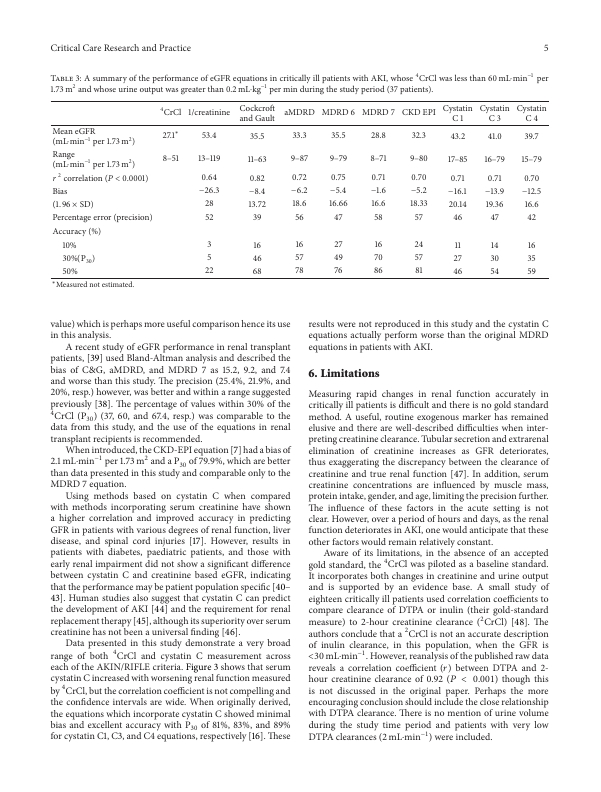
#> input picture 10 OCR/OCR/data/ArabicOCR/train/train/PMC3576793_00004.jpg, 601 x 792 px, found by its file name; its folder holds only this picture in this run
$ jupyter execute --allow-errors ocr-cnn.ipynb   (shell and % lines are left out)
#> lines starting #> are read from the running program, lines starting #| are printed output that depends on the picture
# *Offline Handwritten Text Recognition*

### The purpose of this notebook is to give a brief idea and a basic approach for offline handwritten text recognition by using segmentation and classification.

## What is Offline Handwritten Text Recognition?
Offline handwriting recognition involves the automatic conversion of text in an image into letter codes that are usable within computer and text-processing applications. In simple terms, it is the text extraction from your handwritten notebooks/pages. Why called offline? The point being that there is an online text recognition system, which is referred for text that is digitally generated by using tools like stylus, apple pencil, etc.

[](http://)## Approach

* **Step1** :  Build a digit(0-9) + A-Z characters classifier using a CNN architecture.
* **Step2** :  Apply character segmentation for the handwritten word image.
* **Step3** :  Classify each segmented letter and then get the final word in the image.

Data :

https://www.kaggle.com/datasets/landlord/handwriting-recognition/

https://www.kaggle.com/datasets/vaibhao/handwritten-characters/

Code :

https://www.kaggle.com/code/aman10kr/offline-handwritten-text-ocr

[cell 1]
import numpy as np
import pandas as pd
from keras.preprocessing.image import ImageDataGenerator
import os
import random
import cv2
import imutils
import random
import matplotlib.pyplot as plt
import seaborn as sns
from sklearn.preprocessing import LabelBinarizer
from keras.utils import np_utils
from keras.models import Sequential
from keras import optimizers
from sklearn.preprocessing import LabelBinarizer
from keras import backend as K
from keras.layers import Dense, Activation, Flatten, Dense,MaxPooling2D, Dropout
from keras.layers import Conv2D, MaxPooling2D, BatchNormalization
from tqdm import tqdm

[cell 2]
dir = "../input/handwritten-characters/Train/"
train_data = []
img_size = 32
non_chars = ["#","$","&","@"]
for i in tqdm(os.listdir(dir)):
    if i in non_chars:
        continue
    count = 0
    sub_directory = os.path.join(dir,i)
    for j in os.listdir(sub_directory):
        count+=1
        if count > 2000:
            break
        img = cv2.imread(os.path.join(sub_directory,j),0)
#> img: shape (792, 601); min 5, max 255, mean 240.3
        img = cv2.resize(img,(img_size,img_size))
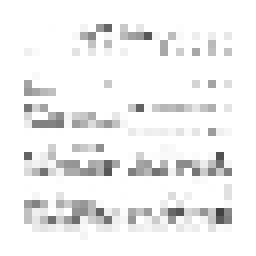
#> img: shape (32, 32) (shown 8 times larger); min 65, max 255, mean 240.8
        train_data.append([img,i])

[cell 3]
len(train_data)
#> Out = 1

[cell 4]
val_dir = "../input/handwritten-characters/Validation/"
val_data = []
img_size = 32
#> (the rest of this cell did not finish here and is left out)

[cell 5]
len(val_data)

[cell 6]
random.shuffle(train_data)
random.shuffle(val_data)

[cell 7]
train_X = []
train_Y = []
for features,label in train_data:
    train_X.append(features)
    train_Y.append(label)
#> this loop made 1 pass
#> label on pass 1: 'train'
#> after the loop, train_X = 1 item; train_Y = ['train']

[cell 8]
val_X = []
val_Y = []
for features,label in val_data:
    val_X.append(features)
    val_Y.append(label)
#> after the loop, val_X = []; val_Y = []

[cell 9]
LB = LabelBinarizer()
train_Y = LB.fit_transform(train_Y)
#> train_Y = [0]
#> (the rest of this cell did not finish here and is left out)

[cell 10]
train_X = np.array(train_X)/255.0
train_X = train_X.reshape(-1,32,32,1)
train_Y = np.array(train_Y)

[cell 11]
val_X = np.array(val_X)/255.0
#> val_X = empty array
val_X = val_X.reshape(-1,32,32,1)
val_Y = np.array(val_Y)
#> val_Y = empty array

[cell 12]
print(train_X.shape,val_X.shape)
#| (1, 32, 32, 1) (0, 32, 32, 1)

[cell 13]
print(train_Y.shape,val_Y.shape)
#| (1, 1) (0,)

$ run again, on 10 OCR/OCR/data/ArabicOCR/train/train/annotations.png
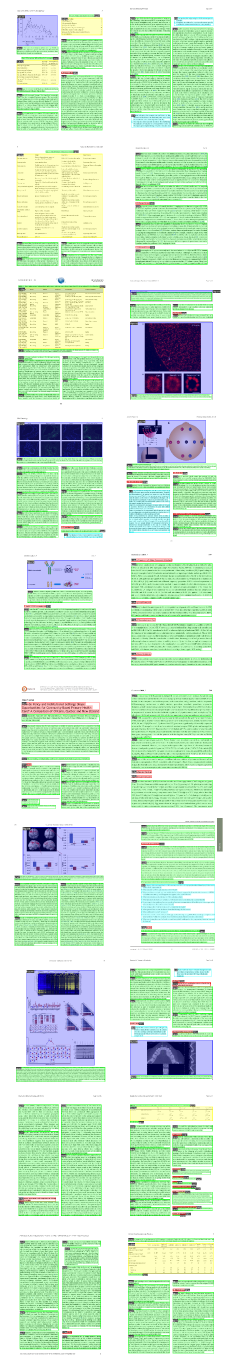
#> input picture 10 OCR/OCR/data/ArabicOCR/train/train/annotations.png, 908 x 5471 px, found by its file name (shown at 1/4 size)
#> `img = cv2.imread(os.path.join(sub_directory,j),0)`:
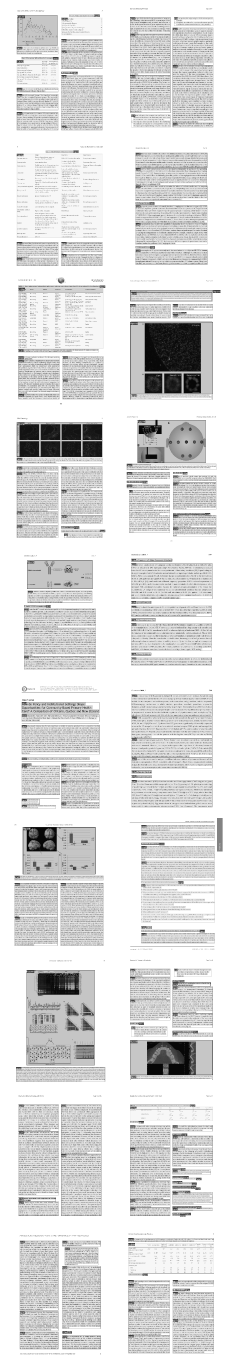
#> img: shape (5471, 908) (shown at 1/4 size); min 0, max 255, mean 221.7
#> `img = cv2.resize(img,(img_size,img_size))`:
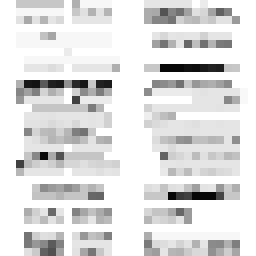
#> img: shape (32, 32) (shown 8 times larger); min 7, max 255, mean 223.4
#> Out = 1
#> the loop `for features,label in train_data:` made 1 pass
#> label on pass 1: 'train'
#> after the loop `for features,label in train_data:`: train_X = 1 item; train_Y = ['train']
#> after the loop `for features,label in val_data:`: val_X = []
#> `train_Y = LB.fit_transform(train_Y)`: train_Y = [0]
#> `val_X = np.array(val_X)/255.0`: val_X = empty array
#| (1, 32, 32, 1) (0, 32, 32, 1)
#| (1, 1) (0,)
